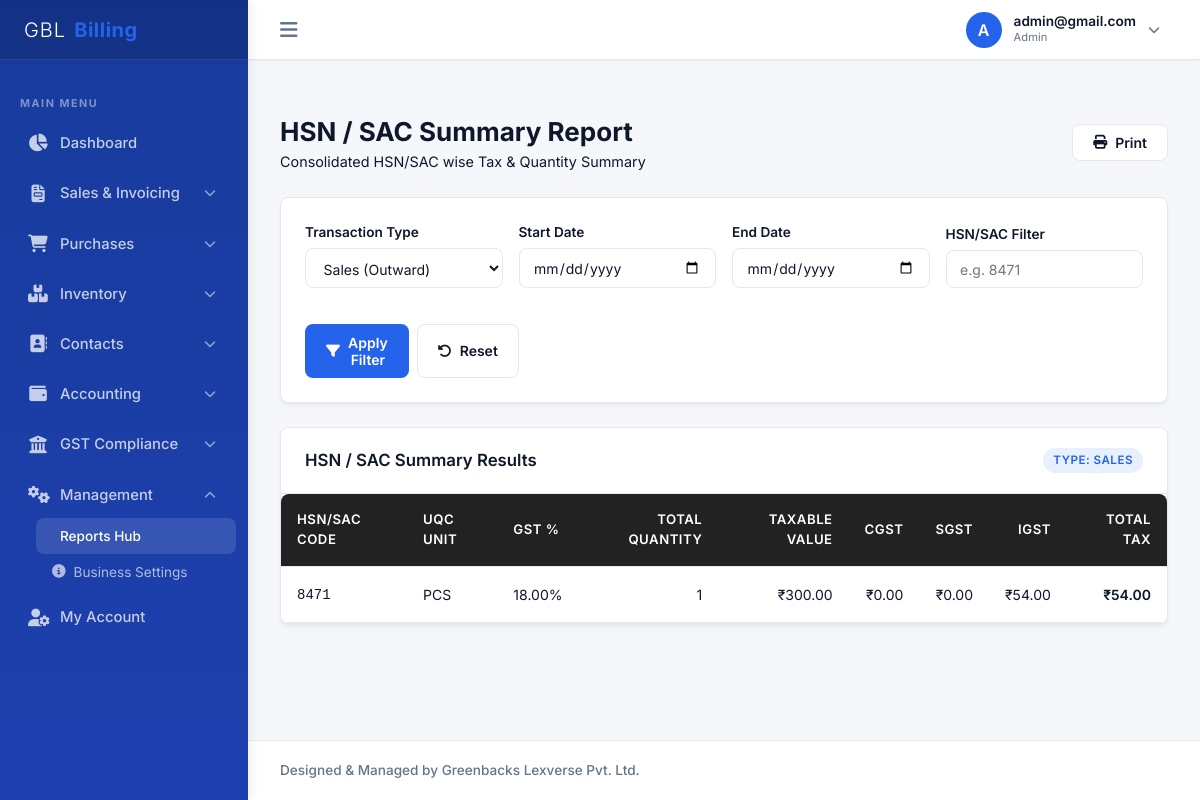
/company/reports/hsn-sac/ (signed in), run on the app's committed database.
### billing/models.py (models this page shows, shortened)
class CustomUser(AbstractUser):
    ROLE_CHOICES = [
        ('SUPERADMIN', 'System Superadmin'),  # For Admin Panel Owner
        ('ADMIN', 'Company Admin'),           # Company Owner
        ('ACCOUNTANT', 'Accountant'),
        ('BILLING_STAFF', 'Billing Staff'),
        ('SALES_STAFF', 'Sales Staff'),
        ('INVENTORY_STAFF', 'Inventory Staff'),
    ]
    company = models.ForeignKey(Company, on_delete=models.CASCADE, null=True, blank=True, related_name='users')
    role = models.CharField(max_length=20, choices=ROLE_CHOICES, default='ADMIN')
    mobile = models.CharField(max_length=15, blank=True, null=True)
    profile_photo = models.ImageField(upload_to='profile_photos/', blank=True, null=True)
    updated_at = models.DateTimeField(auto_now=True, null=True)
    def get_profile_photo_url(self):
        if self.profile_photo:
            try:
                timestamp = int(self.updated_at.timestamp()) if self.updated_at else 1
                return f"{self.profile_photo.url}?v={timestamp}"
            except Exception:
                return self.profile_photo.url
        return None

### billing/views.py (the view)
# urls.py: path('company/reports/hsn-sac/', views.HSNSACReportView.as_view(), name='report_hsn_sac'),
class HSNSACReportView(CompanyRequiredMixin, TemplateView):
    template_name = 'company/report_hsn_sac.html'
    def get_context_data(self, **kwargs):
        context = super().get_context_data(**kwargs)
        company = self.request.user.company
        tx_type = self.request.GET.get('type', 'SALES')
        start_date = self.request.GET.get('start_date')
        end_date = self.request.GET.get('end_date')
        hsn_code = self.request.GET.get('hsn_code')
        qs = GSTTransaction.objects.filter(company=company, is_cancelled=False)
        if tx_type == 'PURCHASE':
            qs = qs.filter(transaction_type__in=['PURCHASE', 'DEBIT_NOTE'])
        else:
            qs = qs.filter(transaction_type__in=['SALES', 'CREDIT_NOTE'])
        if start_date:
            qs = qs.filter(date__gte=start_date)
        if end_date:
            qs = qs.filter(date__lte=end_date)
        if hsn_code:
            qs = qs.filter(hsn_sac_code__icontains=hsn_code)
        summary = qs.values('hsn_sac_code', 'uqc_unit', 'gst_rate').annotate(
            total_qty=Sum('quantity'),
            total_taxable=Sum('taxable_value'),
            total_cgst=Sum('cgst_amount'),
            total_sgst=Sum('sgst_amount'),
            total_igst=Sum('igst_amount'),
            total_cess=Sum('cess_amount')
        ).order_by('hsn_sac_code')
        context['hsn_summary'] = summary
        context['selected_type'] = tx_type
        context['start_date'] = start_date or ''
        context['end_date'] = end_date or ''
        context['hsn_code'] = hsn_code or ''
        return context

### billing/mixins.py (called while the page is built)
    def dispatch(self, request, *args, **kwargs):
        if not request.user.is_authenticated:
            return self.handle_no_permission()
        if request.user.role == 'SUPERADMIN':
            raise PermissionDenied("System Superadmins cannot access Company Panel.")
        if not request.user.company or not request.user.company.is_active:
            raise PermissionDenied("You do not belong to an active business account.")
        company = request.user.company
        if company.subscription_status == 'SUSPENDED':
            raise PermissionDenied("Your business subscription is suspended. Please contact admin.")
        return super().dispatch(request, *args, **kwargs)

### billing/templatetags/indian_numbers.py (called while the page is built)
@register.filter(name='indian_currency')
def indian_currency(val, decimals=2):
    if val is None or val == '':
        return '₹0.00'
    res = indian_number(val, decimals)
    if not res:
        return '₹0.00'
    if res.startswith('-'):
        return '-₹' + res[1:]
    return '₹' + res

@register.filter(name='indian_qty')
def indian_qty(val):
    if val is None or val == '':
        return '0'
    return indian_number(val, decimals=0)

### templates/company/report_hsn_sac.html (shortened to what this page needs)
{% extends 'base_company.html' %}
{% load indian_numbers %}
{% block nav_reports %}sub-item-active{% endblock %}
{% block content %}
<div class="page-header" style="display: flex; justify-content: space-between; align-items: center; margin-bottom: 1.5rem;">
    <div>
        <h1 class="page-title">HSN / SAC Summary Report</h1>
        <p style="color: var(--muted-foreground); font-size: 0.9rem;">Consolidated HSN/SAC wise Tax & Quantity Summary</p>
    </div>
    <div style="display: flex; gap: 0.5rem;">
        <button class="btn btn-secondary" onclick="window.print()"><i class="fa-solid fa-print"></i> Print</button>
    </div>
</div>
<div class="card-container" style="margin-bottom: 1.5rem;">
    <div class="card-body">
        <form method="GET" style="display: grid; grid-template-columns: repeat(auto-fit, minmax(180px, 1fr)); gap: 1rem; align-items: end;">
            <div class="form-group">
                <label class="form-label">Transaction Type</label>
                <select name="type" class="form-control">
                    <option value="SALES" {% if selected_type == 'SALES' %}selected{% endif %}>Sales (Outward)</option>
                </select>
            </div>
            <div class="form-group">
                <label class="form-label">Start Date</label>
                <input type="date" name="start_date" class="form-control" value="{{ start_date }}">
            </div>
            <div class="form-group">
                <label class="form-label">End Date</label>
                <input type="date" name="end_date" class="form-control" value="{{ end_date }}">
            </div>
            <div class="form-group">
                <label class="form-label">HSN/SAC Filter</label>
                <input type="text" name="hsn_code" class="form-control" placeholder="e.g. 8471" value="{{ hsn_code }}">
            </div>
            <div style="display: flex; gap: 0.5rem;">
                <button type="submit" class="btn btn-primary" style="flex: 1;"><i class="fa-solid fa-filter"></i> Apply Filter</button>
                <a href="{% url 'report_hsn_sac' %}" class="btn btn-secondary"><i class="fa-solid fa-rotate-left"></i> Reset</a>
            </div>
        </form>
    </div>
</div>
<div class="card-container">
    <div class="card-header" style="display: flex; justify-content: space-between; align-items: center;">
        <h3 class="card-title">HSN / SAC Summary Results</h3>
        <span class="badge" style="background-color: rgba(37, 99, 235, 0.1); color: var(--primary); font-weight: 600;">
            Type: {{ selected_type }}
        </span>
    </div>
    <div class="table-responsive">
        <table class="custom-table">
            <thead>
                <tr>
                    <th>HSN/SAC Code</th>
                    <th>UQC Unit</th>
                    <th>GST %</th>
                    <th style="text-align: right;">Total Quantity</th>
                    <th style="text-align: right;">Taxable Value</th>
                    <th style="text-align: right;">CGST</th>
                    <th style="text-align: right;">SGST</th>
                    <th style="text-align: right;">IGST</th>
                    <th style="text-align: right;">Total Tax</th>
                </tr>
            </thead>
            <tbody>
                {% for h in hsn_summary %}
                    <tr>
                        <td><code>{{ h.hsn_sac_code|default:"N/A" }}</code></td>
                        <td>{{ h.uqc_unit|default:"NOS" }}</td>
                        <td>{{ h.gst_rate }}%</td>
                        <td style="text-align: right;">{{ h.total_qty|indian_qty }}</td>
                        <td style="text-align: right;">{{ h.total_taxable|indian_currency }}</td>
                        <td style="text-align: right;">{{ h.total_cgst|indian_currency }}</td>
                        <td style="text-align: right;">{{ h.total_sgst|indian_currency }}</td>
                        <td style="text-align: right;">{{ h.total_igst|indian_currency }}</td>
                        <td style="text-align: right; font-weight: 600;">
                            {{ h.total_cgst|add:h.total_sgst|add:h.total_igst|indian_currency }}
                        </td>
                    </tr>
                {% empty %}
                    <tr>
                        <td colspan="9" style="text-align: center; color: var(--muted-foreground); padding: 2rem;">
                            No transaction records found matching selected filter criteria.
                        </td>
                    </tr>
                {% endfor %}
            </tbody>
        </table>
    </div>
</div>
{% endblock %}

### templates/base.html (shortened to what this page needs)
{% load static %}
<!DOCTYPE html>
<html lang="en">
<head>
    <link href="https://cdnjs.cloudflare.com/ajax/libs/font-awesome/6.4.0/css/all.min.css" rel="stylesheet">
    <link rel="stylesheet" href="{% static 'css/styles.css' %}">
</head>
<body>
    <div class="app-container">
        <aside class="sidebar" id="sidebar">
            <div class="sidebar-header">
                <div class="sidebar-logo">
                    <span style="color: #ffffff; font-weight: 300; letter-spacing: 1px;">GBL</span><span style="color: #2563eb; font-weight: 700; letter-spacing: 0.5px;">Billing</span>
                </div>
            </div>
            <ul class="sidebar-menu">
                {% block sidebar_menu %}{% endblock %}
            </ul>
        </aside>
        <div class="main-wrapper">
            <header class="app-header">
                <div class="header-left">
                    <button class="toggle-sidebar-btn" id="toggle-sidebar">
                        <i class="fa-solid fa-bars"></i>
                    </button>
                </div>
                <div class="header-right">
                    <div class="profile-trigger-container" id="profile-area">
                        <div class="user-profile" id="profile-btn">
                            <div class="user-avatar" id="header-user-avatar-box">
                                {% if request.user.get_profile_photo_url %}
                                    <img id="header-user-avatar" src="{{ request.user.get_profile_photo_url }}" alt="Profile" style="width: 100%; height: 100%; object-fit: cover; border-radius: 50%;">
                                {% else %}
                                    <span id="header-user-initial">{{ request.user.username|slice:":1"|upper }}</span>
                                {% endif %}
                            </div>
                            <div class="user-info-text">
                                <div style="font-size: 0.85rem; font-weight: 600; line-height: 1.2;">{{ request.user.username }}</div>
                                <div style="font-size: 0.7rem; color: var(--muted); text-transform: capitalize;">{{ request.user.role|lower }}</div>
                            </div>
                            <i class="fa-solid fa-chevron-down dropdown-arrow"></i>
                        </div>
                    </div>
                </div>
            </header>
            <main class="content-body">
                {% block content %}{% endblock %}
            </main>
            <footer class="app-footer">
                <div style="font-size: 0.85rem; font-weight: 500;">Designed & Managed by Greenbacks Lexverse Pvt. Ltd.</div>
            </footer>
        </div>
    </div>
</body>
</html>

### data on the page
CustomUser: user.username "A", user.username "admin@gmail.com", user.role "Admin"

### other printed values
{{ selected_type }} "SALES"
{{ h.hsn_sac_code|default:"N/A" }} "8471"
{{ h.uqc_unit|default:"NOS" }} "PCS"
{{ h.gst_rate }} "18.00"
{{ h.total_qty|indian_qty }} "1"
{{ h.total_taxable|indian_currency }} "₹300.00"
{{ h.total_cgst|indian_currency }} "₹0.00"
{{ h.total_sgst|indian_currency }} "₹0.00"
{{ h.total_igst|indian_currency }} "₹54.00"
{{ h.total_cgst|add:h.total_sgst|add:h.total_igst|indian_currency }} "₹54.00"
